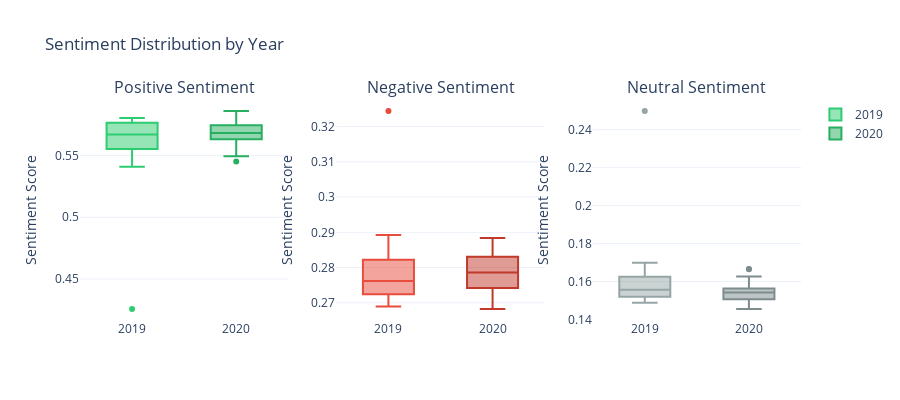

Write notebook code for a chart like this one.
### Markdown cell above
## Year-over-Year Comparison

Comparing sentiment patterns between 2019 and 2020.

### Code cell
# Compare sentiment statistics by year
year_stats = sentiment_df.groupby('year').agg({
    'positive': ['mean', 'std', 'min', 'max'],
    'negative': ['mean', 'std', 'min', 'max'],
    'neutral': ['mean', 'std', 'min', 'max'],
    'speech_idx': 'count'
}).round(3)

print("Year-over-Year Sentiment Statistics:")
print("="*80)
print(year_stats)
print()

# Create box plots for sentiment distribution by year
fig = make_subplots(
    rows=1, cols=3,
    subplot_titles=('Positive Sentiment', 'Negative Sentiment', 'Neutral Sentiment')
)

for year in sentiment_df['year'].unique():
    year_data = sentiment_df[sentiment_df['year'] == year]
    
    fig.add_trace(
        go.Box(y=year_data['positive'], name=year, showlegend=True,
               marker_color='#2ecc71' if year == '2019' else '#27ae60'),
        row=1, col=1
    )
    fig.add_trace(
        go.Box(y=year_data['negative'], name=year, showlegend=False,
               marker_color='#e74c3c' if year == '2019' else '#c0392b'),
        row=1, col=2
    )
    fig.add_trace(
        go.Box(y=year_data['neutral'], name=year, showlegend=False,
               marker_color='#95a5a6' if year == '2019' else '#7f8c8d'),
        row=1, col=3
    )

fig.update_layout(
    title_text='Sentiment Distribution by Year',
    height=400,
    template='plotly_white',
    showlegend=True
)

fig.update_yaxes(title_text="Sentiment Score", row=1, col=1)
fig.update_yaxes(title_text="Sentiment Score", row=1, col=2)
fig.update_yaxes(title_text="Sentiment Score", row=1, col=3)

fig.show()

# Statistical comparison
print("\n📊 Key Insights:")
print("="*80)
for year in sorted(sentiment_df['year'].unique()):
    year_data = sentiment_df[sentiment_df['year'] == year]
    print(f"\n{year}:")
    print(f"  • Average Positive: {year_data['positive'].mean():.3f} (±{year_data['positive'].std():.3f})")
    print(f"  • Average Negative: {year_data['negative'].mean():.3f} (±{year_data['negative'].std():.3f})")
    print(f"  • Average Neutral:  {year_data['neutral'].mean():.3f} (±{year_data['neutral'].std():.3f})")
    print(f"  • Speeches: {len(year_data)}")

### Figure 1 — Plotly figure (JSON) as saved in the notebook; plotly's stock layout.template omitted (floating-point values rounded to 4 significant figures)
{"data": [{"marker": {"color": "#2ecc71"}, "name": "2019", "showlegend": true, "type": "box", "xaxis": "x", "y": [0.5724, 0.5648, 0.5674, 0.4257, 0.5507, 0.5408, 0.5597, 0.5762, 0.5664, 0.5768, 0.5803, 0.5801], "yaxis": "y"}, {"marker": {"color": "#e74c3c"}, "name": "2019", "showlegend": false, "type": "box", "xaxis": "x2", "y": [0.2742, 0.2793, 0.2772, 0.3244, 0.2829, 0.2893, 0.2815, 0.274, 0.2752, 0.2701, 0.2709, 0.269], "yaxis": "y2"}, {"marker": {"color": "#95a5a6"}, "name": "2019", "showlegend": false, "type": "box", "xaxis": "x3", "y": [0.1534, 0.1559, 0.1554, 0.2498, 0.1664, 0.1699, 0.1587, 0.1498, 0.1585, 0.1531, 0.1488, 0.151], "yaxis": "y3"}, {"marker": {"color": "#27ae60"}, "name": "2020", "showlegend": true, "type": "box", "xaxis": "x", "y": [0.5508, 0.567, 0.5682, 0.568, 0.5493, 0.5804, 0.5627, 0.565, 0.555, 0.5451, 0.5845, 0.571, 0.5803, 0.5715, 0.5651, 0.5694, 0.5738, 0.5818, 0.5557, 0.5859, 0.5643, 0.5645, 0.5747], "yaxis": "y"}, {"marker": {"color": "#c0392b"}, "name": "2020", "showlegend": false, "type": "box", "xaxis": "x2", "y": [0.2872, 0.2786, 0.277, 0.2777, 0.2841, 0.273, 0.2848, 0.2784, 0.2824, 0.2884, 0.2688, 0.2747, 0.2683, 0.28, 0.2833, 0.279, 0.2757, 0.2724, 0.2843, 0.2685, 0.2809, 0.2797, 0.2741], "yaxis": "y2"}, {"marker": {"color": "#7f8c8d"}, "name": "2020", "showlegend": false, "type": "box", "xaxis": "x3", "y": [0.162, 0.1545, 0.1548, 0.1542, 0.1666, 0.1466, 0.1525, 0.1565, 0.1627, 0.1666, 0.1466, 0.1544, 0.1515, 0.1484, 0.1516, 0.1516, 0.1505, 0.1458, 0.16, 0.1456, 0.1548, 0.1558, 0.1513], "yaxis": "y3"}], "layout": {"annotations": [{"font": {"size": 16}, "showarrow": false, "text": "Positive Sentiment", "x": 0.1444, "xanchor": "center", "xref": "paper", "y": 1, "yanchor": "bottom", "yref": "paper"}, {"font": {"size": 16}, "showarrow": false, "text": "Negative Sentiment", "x": 0.5, "xanchor": "center", "xref": "paper", "y": 1, "yanchor": "bottom", "yref": "paper"}, {"font": {"size": 16}, "showarrow": false, "text": "Neutral Sentiment", "x": 0.8556, "xanchor": "center", "xref": "paper", "y": 1, "yanchor": "bottom", "yref": "paper"}], "height": 400, "showlegend": true, "title": {"text": "Sentiment Distribution by Year"}, "xaxis": {"anchor": "y", "domain": [0, 0.2889]}, "xaxis2": {"anchor": "y2", "domain": [0.3556, 0.6444]}, "xaxis3": {"anchor": "y3", "domain": [0.7111, 1]}, "yaxis": {"anchor": "x", "domain": [0, 1], "title": {"text": "Sentiment Score"}}, "yaxis2": {"anchor": "x2", "domain": [0, 1], "title": {"text": "Sentiment Score"}}, "yaxis3": {"anchor": "x3", "domain": [0, 1], "title": {"text": "Sentiment Score"}}}}
